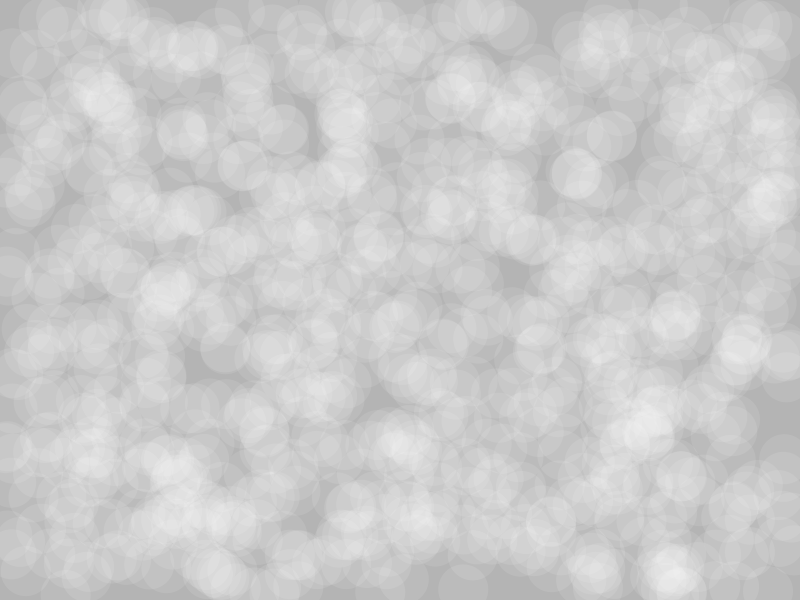
Frame 1 (no input)
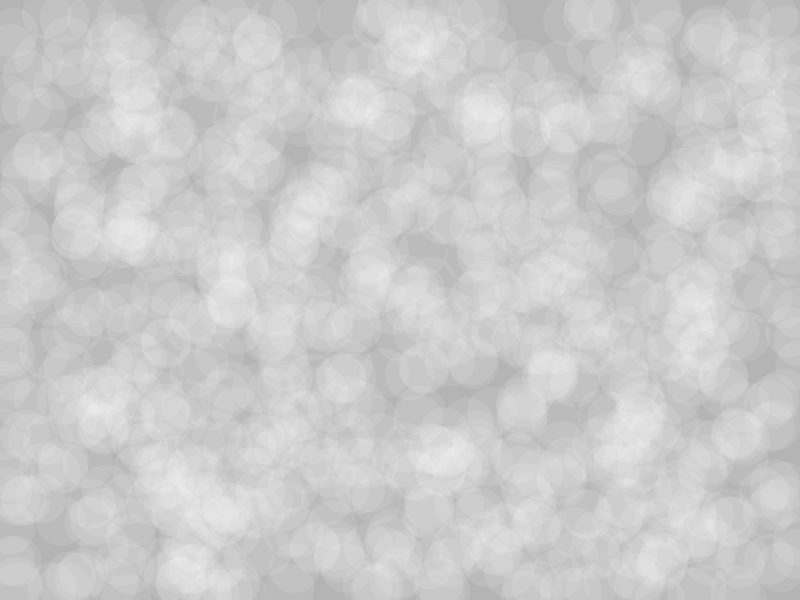
Frame 60 (the mouse pressed at the canvas centre just before this capture)
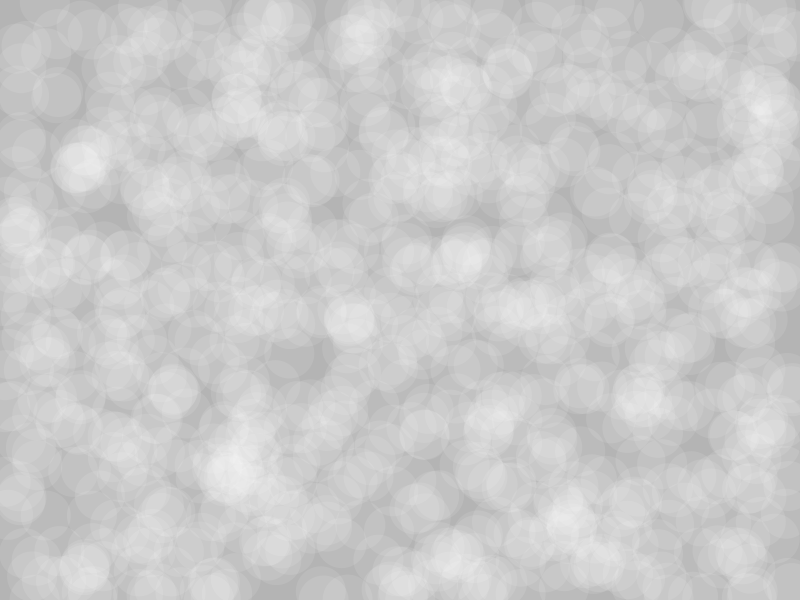
Frame 120 (the mouse held since frame 60 and released just before this capture)

The Processing sketch that drew these frames (run headless with seeded random() and noise(); from frame 60 on, the mouse is pressed at the canvas centre):

// Processing sketch: sketch_2_02
// ── sketch_2_02.pde
int num = 1000;
Mover[] movs = new Mover[num];

void setup() {

  size (800, 600);


  for (int i = 0 ; i < num ; i++) {
    PVector initLoc = new PVector(random(5, width-5), random(5, height-5));
    PVector initVel = new PVector(random(-1,1), random(-1,1));
    movs[i] = new Mover (initLoc, initVel);
  }
}


void draw() {

  background(180);


  for (int i = 0 ; i < num ; i++) {
    movs[i].update();
    movs[i].draw();
  }

 
}



class Mover {

  PVector loc, vel;

  Mover(PVector loc, PVector vel) {
    this.loc = loc;
    this.vel = vel;
  } 

  void update() {  
    loc.add(vel);  
    if (loc.x < 0 || loc.x> width) {
      vel.x = -vel.x;
    }
    if (loc.y<0 || loc.y > height) {
      vel.y = -vel.y;
    }
  }

  void draw() {
    pushStyle();
    noStroke();
    fill(255, 25);
    ellipse(loc.x, loc.y, 50, 50);
  }
}
